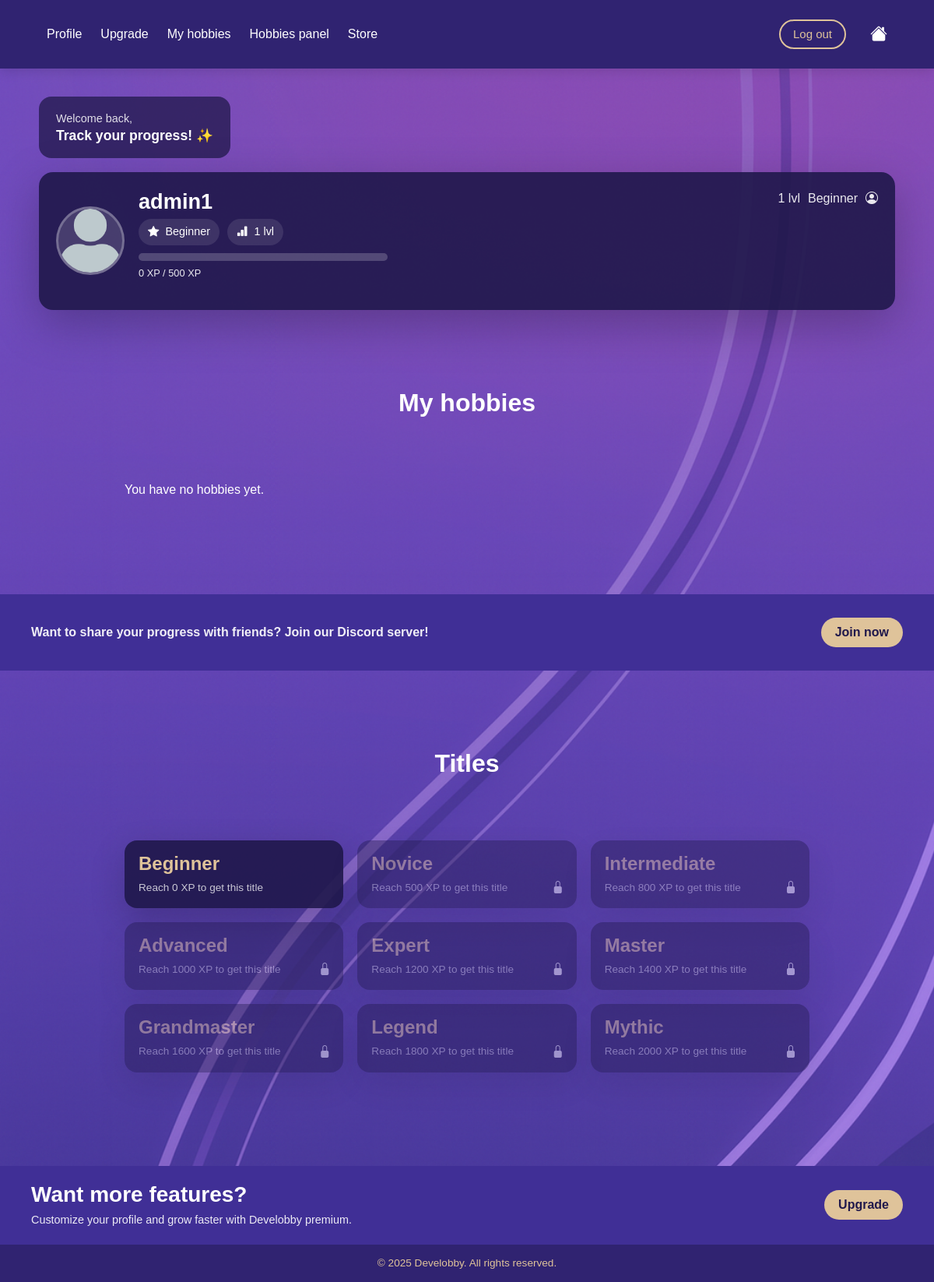
The page /profile/ (signed in) on the database its author committed.
### myapp/models.py (models this page shows, shortened)
class Level(models.Model):
    title = models.CharField(max_length=100, unique=True)
    xp_required = models.PositiveIntegerField()
    class Meta:
        ordering = ['xp_required']

### myapp/views.py (the view, shortened to what this page needs)
# urls.py: path('profile/', views.profile, name='profile'),
@login_required
def profile(request):
    user = request.user
    hobbies = (
        Hobby.objects
        .filter(user=user)
        .select_related("detail")
    )
    HOBBY_ICONS = {
        "Cooking": "fi fi-rr-hat-chef",
        "Drawing": "fi fi-rr-drawer-alt",
        "Coding": "fi fi-rr-square-terminal",
        "Music": "fi fi-rr-music-alt",
        "Fitness": "fi fi-tr-dumbbell-ray",
    }
    stats, _ = UserStats.objects.get_or_create(user=user)
    current_xp = stats.xp_total
    levels = list(Level.objects.all().order_by("xp_required"))
    current_level = stats.level if stats.level else levels[0]
    next_level = None
    level_number = 1
    for i, lvl in enumerate(levels):
        if lvl.id == current_level.id:
            level_number = i + 1
            if i + 1 < len(levels):
                next_level = levels[i + 1]
            break
    progress_percent = 100
    xp_color = "xp-high"
    if next_level:
        xp_range = next_level.xp_required
        if xp_range > 0:
            progress_percent = int((current_xp / xp_range) * 100)
            progress_percent = max(0, min(progress_percent, 100))
    return render(request, "myapp/profile.html", {
        "user": user,
        "hobbies": hobbies,
        "current_level": current_level,
        "next_level": next_level,
        "current_xp": current_xp,
        "progress_percent": progress_percent,
        "level_number": level_number,
        "levels": levels,
        "xp_color": xp_color,
    })

### myapp/templates/myapp/profile.html (shortened to what this page needs)
{% extends "myapp/base.html" %}
{% load static %}
{% block extra_css %}
<link rel="stylesheet" href="{% static 'css/profile.css' %}">
{% endblock %}
{% block content %}
<main class="profile-bg">
  <div class="profile-container">
    <div class="welcome-card">
      <p class="welcome-small">Welcome back,</p>
      <h3 class="welcome-title">Track your progress! ✨</h3>
    </div>
    <section class="user-card">
      <div class="user-left">
        <div class="avatar">
          <img src="{% static 'img/avatar.png' %}" alt="User avatar">
        </div>
        <div class="user-info">
          <h2 class="username">{{ request.user.username }}</h2>
          <div class="user-badges">
            {% if current_level %}
              <span class="badge-pill">
                <i class="bi bi-star-fill"></i>
                {{ current_level.title }}
              </span>
              <span class="badge-pill">
                <i class="bi bi-bar-chart-fill"></i>
                {{ level_number }} lvl
              </span>
            {% endif %}
          </div>
          <div class="xp-wrap">
            <div class="xp-bar">
            </div>
            <p class="xp-text">
              {{ current_xp }} XP
              {% if next_level %}
                / {{ next_level.xp_required }} XP
              {% endif %}
            </p>
          </div>
        </div>
      </div>
      <div class="user-right">
        {% if current_level %}
          <div class="top-right-mini">
            <span class="mini-lvl">{{ level_number }} lvl</span>
            <span class="mini-title">{{ current_level.title }}</span>
            <i class="bi bi-person-circle mini-icon"></i>
          </div>
        {% endif %}
      </div>
    </section>
    <h2 class="section-title">My hobbies</h2>
    <section class="hobbies-grid">
      {% for hobby in hobbies %}
        <div class="hobby-card">
          <div class="hobby-icon">
            <i class="{{ hobby.icon }}"></i>
          </div>
          <h3>{{ hobby.detail.name }}</h3>
          <p class="progress-label">Progress made:</p>
          <div class="progress-big">{{ hobby.progress }}%</div>
          <a href="{% url 'hobby_detail' hobby.detail.id %}" class="small-btn">
            Go to hobby
          </a>
        </div>
      {% empty %}
        <p>You have no hobbies yet.</p>
      {% endfor %}
    </section>
    <section class="discord-strip">
      <p>Want to share your progress with friends? Join our Discord server!</p>
      <a href="https://discord.gg/NMStUE7a" target="_blank" class="small-btn">
        Join now
      </a>
    </section>
    <h2 class="section-title titles-title">Titles</h2>
    <section class="titles-grid">
      {% for lvl in levels %}
        <div class="title-card {% if lvl.xp_required > current_level.xp_required %}locked-title{% endif %}">
          <h4>{{ lvl.title }}</h4>
          <p>Reach {{ lvl.xp_required }} XP to get this title</p>
          {% if lvl.xp_required > current_level.xp_required %}
            <i class="bi bi-lock-fill lock-icon"></i>
          {% endif %}
        </div>
      {% endfor %}
    </section>
    <section class="premium-banner">
      <div class="premium-text">
        <h3>Want more features?</h3>
        <p>
          Customize your profile and grow faster with Develobby premium.
        </p>
      </div>
      <a href="{% url 'upgrade' %}" class="small-btn">Upgrade</a>
    </section>
  </div>
</main>
<footer class="main-footer">
  © 2025 Develobby. All rights reserved.
</footer>
{% endblock %}

### myapp/static/css/style.css (style rules this page uses)
:root { --dark-purple: #302371; --purple: #543EA7; --beige: #DFC39A; --violet: #704ABC; --pink-violet: #9753CC; --light-violet: #B4A2E7; --white: #ffffff; }
* { box-sizing: border-box; margin: 0; padding: 0; font-family: 'Arial', sans-serif; }
body { margin: 0; background: #704ABC; color: var(--white); }
section { padding: 80px 10%; }
.main-footer { background-color: #302371; color: #DFC39A; text-align: center; padding: 18px 12px; font-size: 0.9rem; font-weight: 500; }
a { text-decoration: none !important; }
.small-btn { background: var(--beige); color: var(--dark-purple); border: none; border-radius: 999px; padding: 7px 18px; font-weight: 700; cursor: pointer; transition: transform 0.15s ease, opacity 0.15s ease; text-decoration: none; display: inline-flex; align-items: center; justify-content: center; }

### rows shown on the page
Level: title "Beginner", xp_required "0"
Level: xp_required "500", title "Novice"
Level: title "Intermediate", xp_required "800"
Level: title "Advanced", xp_required "1000"
Level: title "Expert", xp_required "1200"
Level: title "Master", xp_required "1400"
Level: title "Grandmaster", xp_required "1600"
Level: title "Legend", xp_required "1800"
Level: title "Mythic", xp_required "2000"

### other values the page prints
{{ request.user.username }} "admin1"
{{ level_number }} "1"
{{ current_xp }} "0"
